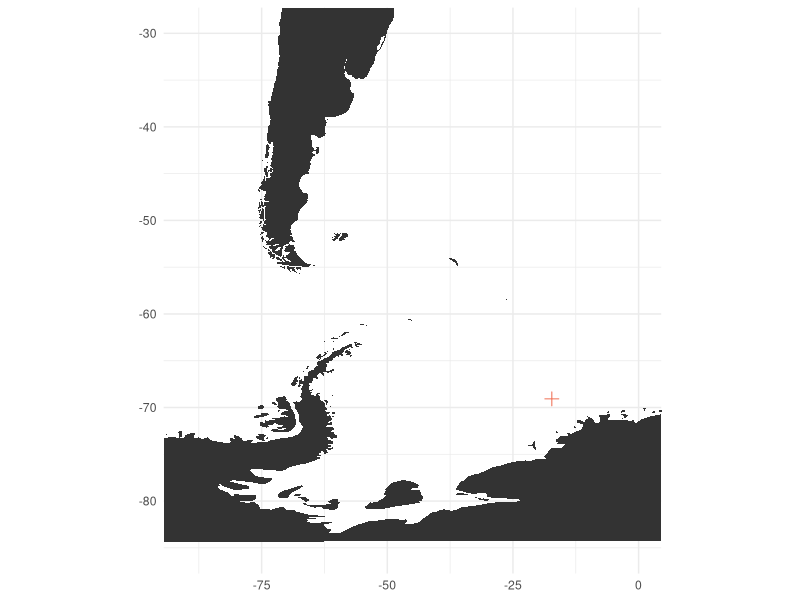
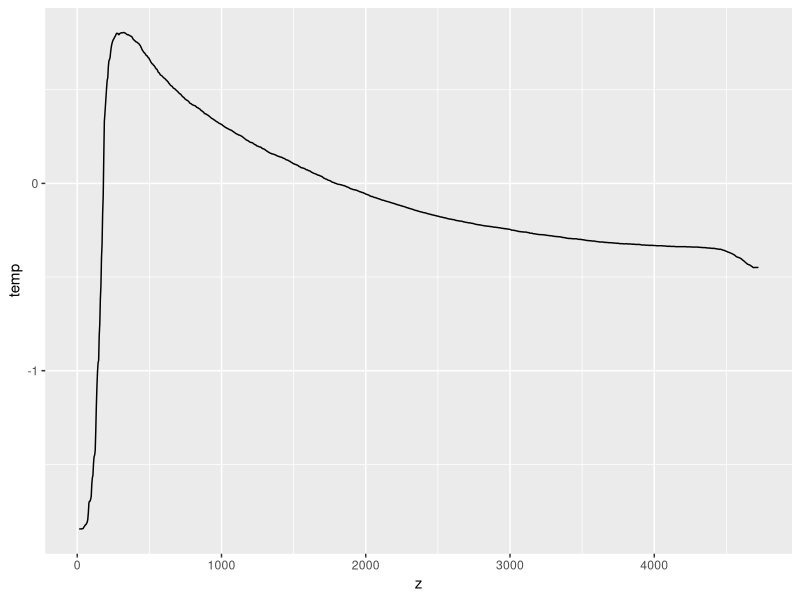
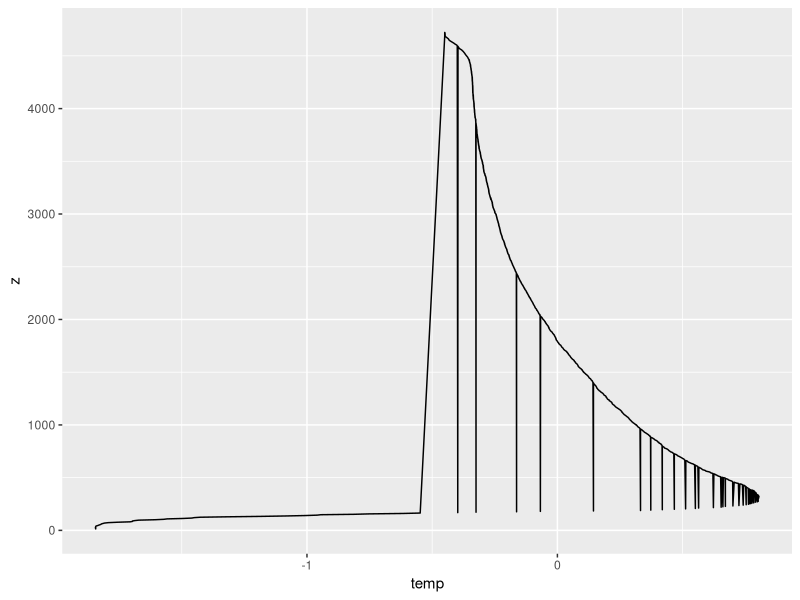
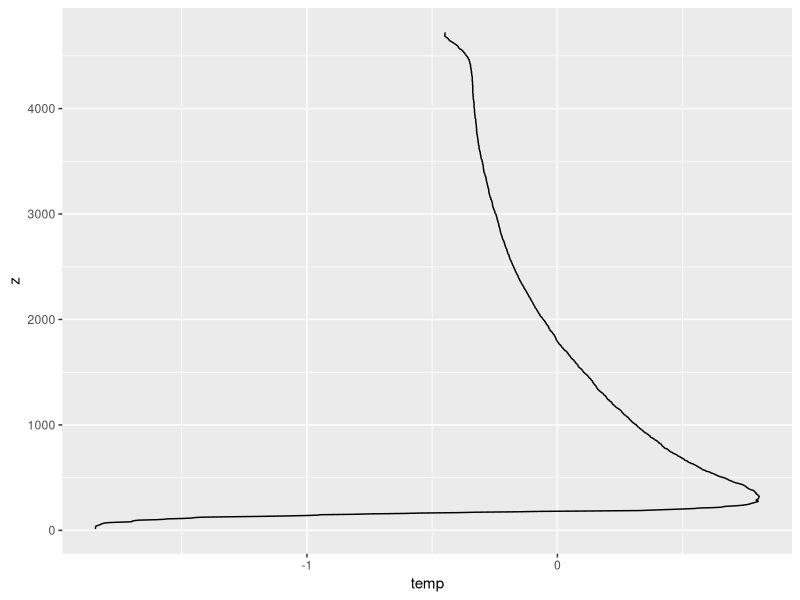
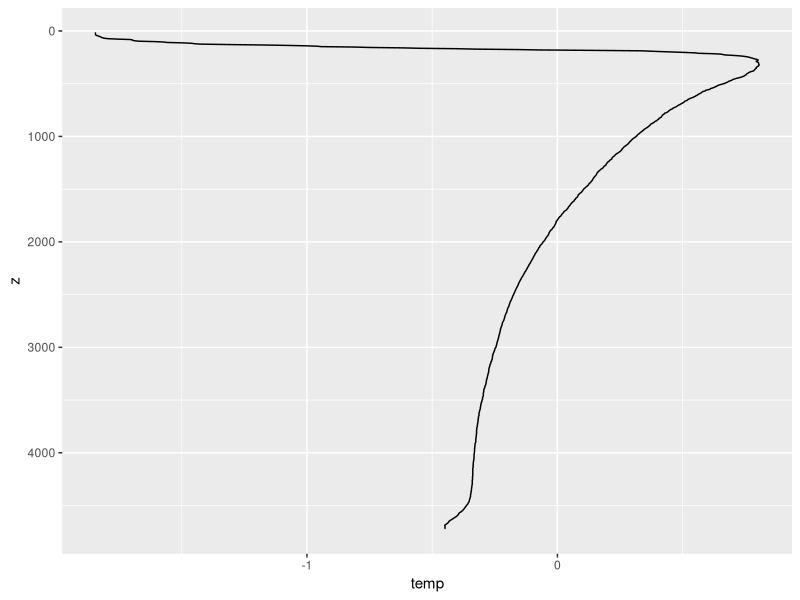
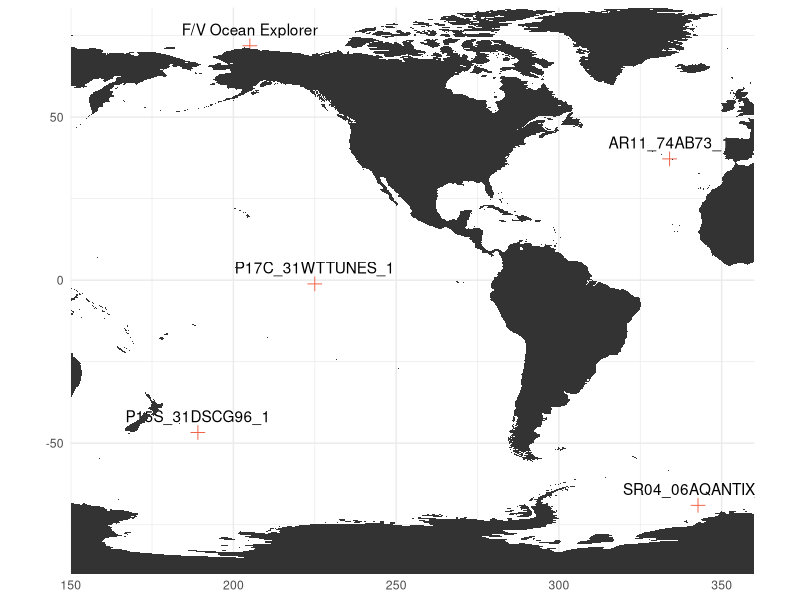

These figures' R source, in order:
## ---- chunk 1
# Loading required libraries
library(readr)
library(ggplot2)
## ---- chunk 2
library(tidyverse)
profile <- read_csv("SR04.csv")
group_by(profile, lon,lat) %>%
  summarize() %>%
  ggplot(aes(lon-360,lat)) +
  geom_point(color = "#ef6548", shape = "plus", size = 3) +
  geom_polygon(aes(long,lat,group = group), data = map_data("world")) +
  coord_quickmap(xlim = c(-90,0), ylim = c(-85,-30)) +
  theme_minimal() +
  labs(x = NULL, y = NULL)
## ---- chunk 3
profile <- read_csv("SR04.csv")
## ---- chunk 4
ggplot(data = profile) +
  geom_line(aes(x = z, y = temp))
## ---- chunk 5
ggplot(profile) +
  geom_line(aes(temp, z))
## ---- chunk 6
ggplot(profile) +
  geom_path(aes(temp, z))
## ---- chunk 7
ggplot(profile) +
  geom_path(aes(temp, z)) +
  scale_y_reverse()
## ---- chunk 8
profiles <- read_csv("profiles.csv")
group_by(profiles, Cruise,lon,lat) %>%
  summarize() %>%
  ggplot(aes(ifelse(lon<0,lon + 360, lon),lat)) +
  geom_point(color = "#ef6548", shape = "plus", size = 3) +
  geom_text(aes(label = Cruise), nudge_y = 5) +
  geom_polygon(aes(long,lat,group = group), data = map_data("world2")) +
  coord_quickmap(xlim = c(150,360), expand = F) +
  theme_minimal() +
  labs(x = NULL, y = NULL)
